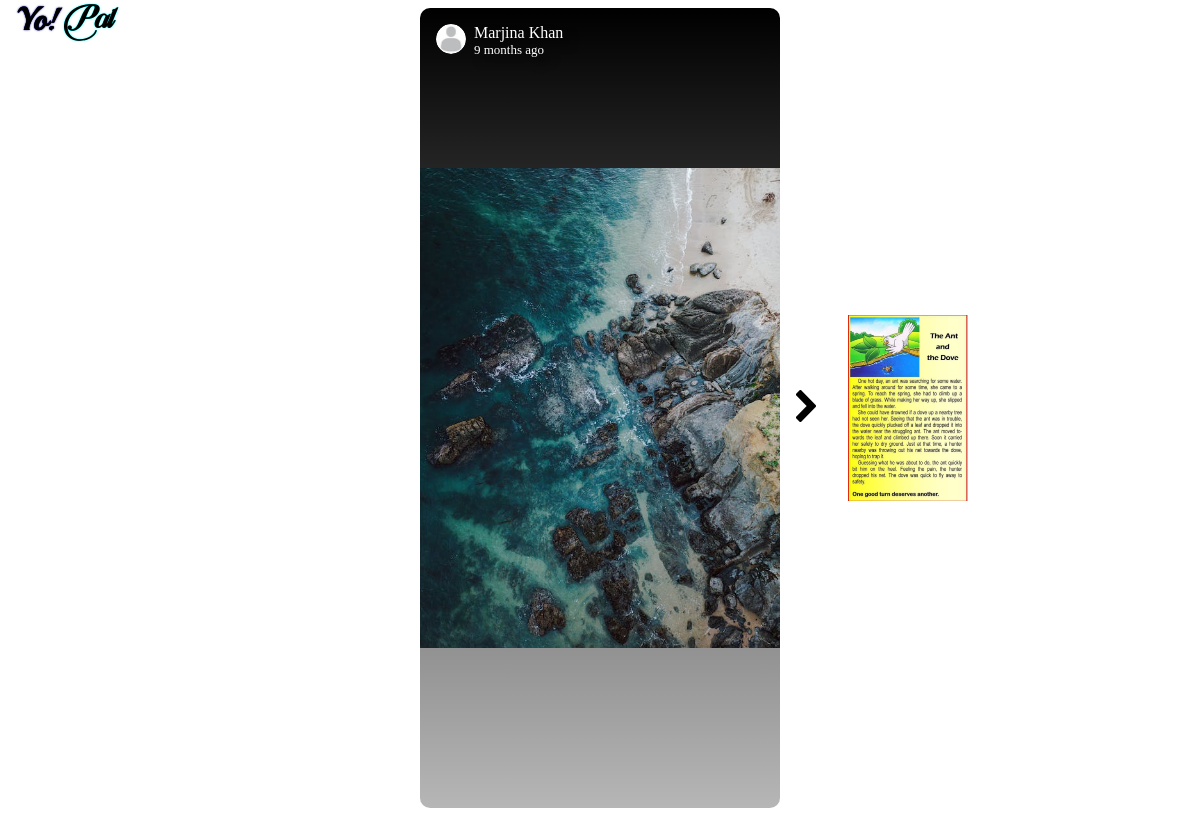
The app's page /story/story.php?sad=users/designerscloset561@gmail.com/stories/story1.jpeg&sid=1_marjinakhan (signed in) with its own data.
### tables this page shows
CREATE TABLE `useraccount` (
  `Fname` varchar(100) DEFAULT NULL,
  `Lname` varchar(100) DEFAULT NULL,
  `Username` varchar(100) DEFAULT NULL,
  `Email` varchar(200) NOT NULL,
  `Password` varchar(100) DEFAULT NULL,
  `Date_of_birth` date DEFAULT NULL,
  `Gender` char(1) DEFAULT NULL,
  `Contact` bigint(10) NOT NULL,
  `DPsrc` varchar(300) DEFAULT NULL,
  `Followers` bigint(20) DEFAULT NULL,
  `Followings` bigint(20) DEFAULT NULL,
  `PostsCount` bigint(20) DEFAULT NULL,
  `DeletedPosts` bigint(20) DEFAULT NULL,
  `StoriesCount` bigint(20) DEFAULT NULL,
  `DeletedStories` bigint(20) DEFAULT NULL
);

CREATE TABLE `allstories` (
  `StoryId` varchar(400) NOT NULL,
  `StoryBy` varchar(400) DEFAULT NULL,
  `ViewsCount` bigint(20) DEFAULT NULL,
  `LikesCount` bigint(20) DEFAULT NULL,
  `Caption` text DEFAULT NULL,
  `StoryAddress` varchar(500) DEFAULT NULL,
  `StoryPostedOn` datetime DEFAULT NULL
);

### story/story.php (the view, shortened to what this page needs)
<?php
    require_once("../auth/check_login.php");
    $currstory=$_GET['sid'];
    $sql="select * from allstories where StoryId='$currstory'";
    $res=$conn->query($sql);
    $row=mysqli_fetch_assoc($res);
    $storyAd=$row['StoryAddress'];
    $storyBy=$row['StoryBy'];
    $storyOn=$row['StoryPostedOn'];
    $sql2="select fname, lname, dpsrc from useraccount where email='$storyBy'";
    $res2=$conn->query($sql2);
    $row2=mysqli_fetch_assoc($res2);
    $name=$row2['fname']." ".$row2['lname'];
    $dp="../".$row2['dpsrc'];
    if($row2['dpsrc']==null){
        $dp="../Resources/images/defaultDp.jpeg";
    }
    $queryTime = "SELECT TIMESTAMPDIFF(SECOND, '$storyOn', addtime(NOW(), '0 9:30:0')) AS time_diff";
    $resultTime = mysqli_query($conn, $queryTime);
    $rowTime = mysqli_fetch_assoc($resultTime);
    $time_diff = $rowTime['time_diff'];
    if ($time_diff < 60) {
        $postTime = $time_diff;
        if($postTime==1){
            $postTime=$postTime." second ago";
        }
        else{
            $postTime=$postTime." seconds ago";
        }
    } elseif ($time_diff < 31536000) {
        $postTime = floor($time_diff / 2592000);
        if($postTime==1){
            $postTime=$postTime." month ago";
        }
        else{
            $postTime=$postTime." months ago";
        }
    }
?>
<!DOCTYPE html>
<html lang="en">
<head>
    <link rel="stylesheet" href="./style.css">
    <link
      rel="stylesheet"
      href="https://unicons.iconscout.com/release/v2.1.6/css/unicons.css"
    />
</head>
<body>
    <nav>
        <a href="../" style="text-decoration: none; color:black;">
            <div class="logo">
                <h3 class="logo1">Yo!</h3>
                <h3 class="logo2">Pal</h3>
            </div>
        </a>
    </nav>
    <div class="container">
        <div class="previous" id="previous">
        </div>
        <div class="main">
            <div class="story" id="story">
                <div class="story-card" id='toBeOpened'>
                    <div class="profile">
                        <div class="dp">
                            <img src="<?php echo $dp;?>" alt="">
                        </div>
                        <div class="name-time">
                            <p class="name"><?php echo $name;?></p>
                            <p class="time"><?php echo $postTime;?></p>
                        </div>
                    </div>
                    <img id="openStory" src="<?php echo "../".$storyAd;?>" alt="">
                </div>
            </div>
            <div class="right" style="transform: scale(1);" id="right">
                <img src="right.png" alt="">
            </div>
        </div>
        <div class="next"  id="next">
            <img id="toBeOpened" src="story.jpeg" alt="">
        </div>
    </div>
</body>
</html>

### story/style.css (style rules this page uses)
.left img, .right img { width: 20px; cursor: pointer; }
.main { display: flex; justify-content: space-between; align-items: center; gap: 1rem; }
.main .story { height: 100vh; width: 30vw; }
.main .story img { width: 100%; height: 100%; object-fit: contain; }
.container { display: flex; justify-content: center; align-items: center; gap: 2rem; }
.previous, .next { height: 50vh; width: 10vw; cursor: pointer; }
.previous img, .next img { width: 100%; height: 100%; object-fit: contain; }
.logo { display: flex; justify-content: space-evenly; align-items: center; cursor: pointer; }
.logo1 { font-size: 2rem; font-family: 'Playball', cursive; font: 'playball'; color: black; user-select: none; background-color: #000080; padding-left: .1rem; padding-right: .25rem; -webkit-text-stroke-color: transparent; -webkit-text-stroke-width: calc(.01em /16); background-clip: text; -webkit-background-clip: text; text-shadow: 0 0 2px #000080; }
.logo2 { font-size: 2rem; font-family: 'Daizen', sans-serif; font: 'Daizen'; color: black; user-select: none; background-color: aqua; padding-left: .135rem; padding-right: .3rem; -webkit-text-stroke-color: transparent; -webkit-text-stroke-width: calc(.01em /16); background-clip: text; -webkit-background-clip: text; text-shadow: 0 0 2px aqua; }
nav { display: flex; position: fixed; top: 0; left: 0; right: 0; align-items: center; justify-content: space-between; padding-left: 1rem; padding-right: 1rem; }
h3 { margin: 0; }
a { color: black; }
.story-card { background: linear-gradient(180deg, rgb(0, 0, 0) 0%, rgba(0, 0, 0, 0.287) 100%); height: 100%; border-radius: 10px; }
.profile { position: absolute; display: flex; align-items: flex-start; margin: 1rem; }
.profile p { color: white; margin:0; text-shadow: 7px 7px 10px rgba(0, 0, 0, 0.954); }
.profile .dp { margin-right: .5rem; width: 30px; height: 30px; overflow: hidden; border-radius: 50%; }
.profile .dp img { border-radius: 50%; width: 100%; height: 100%; object-fit:cover; }
.time { font-size: 13px; }

### records on screen
useraccount: name "Marjina Khan"
allstories: StoryAddress (picture)

### other values on screen
$postTime "9 months ago"
